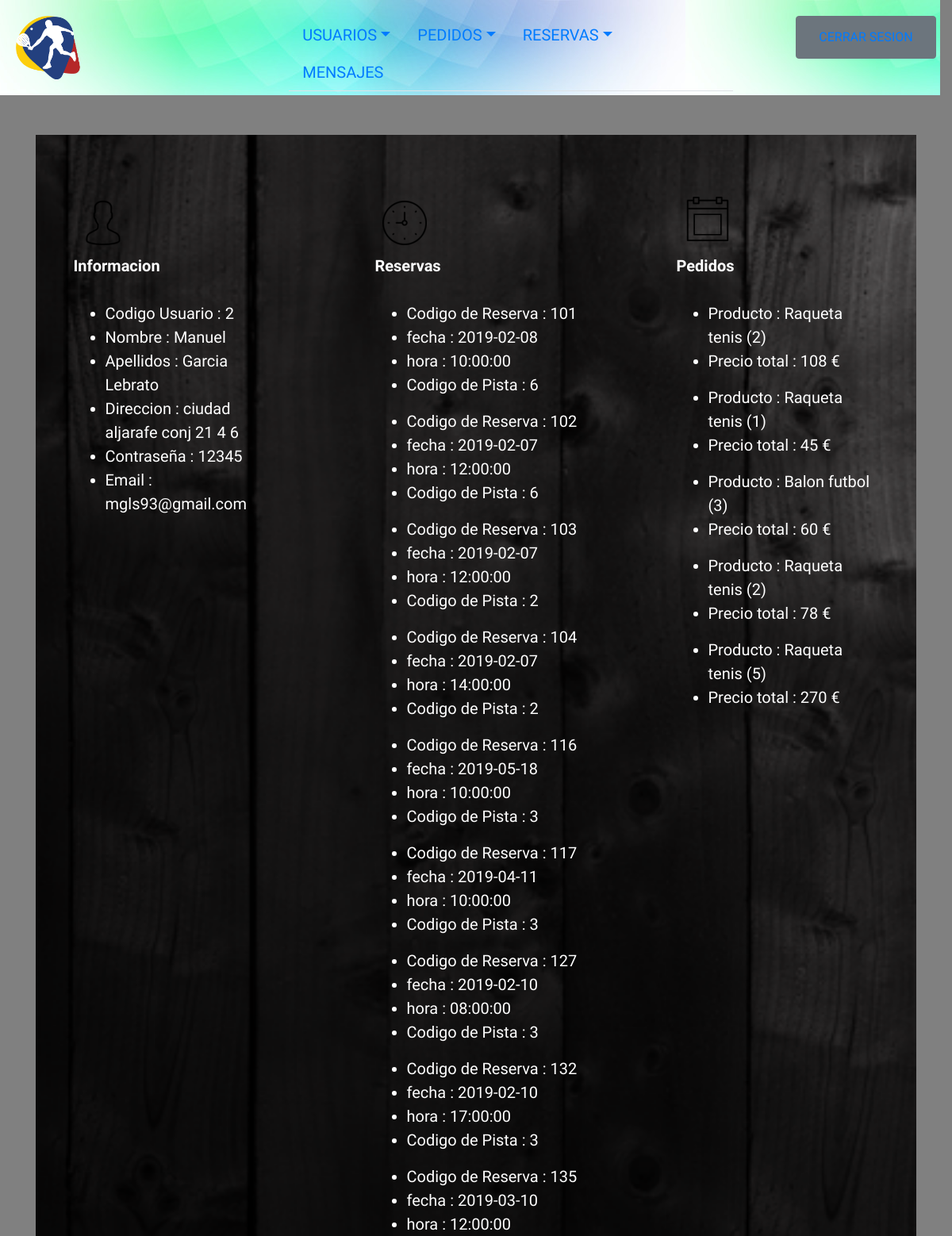
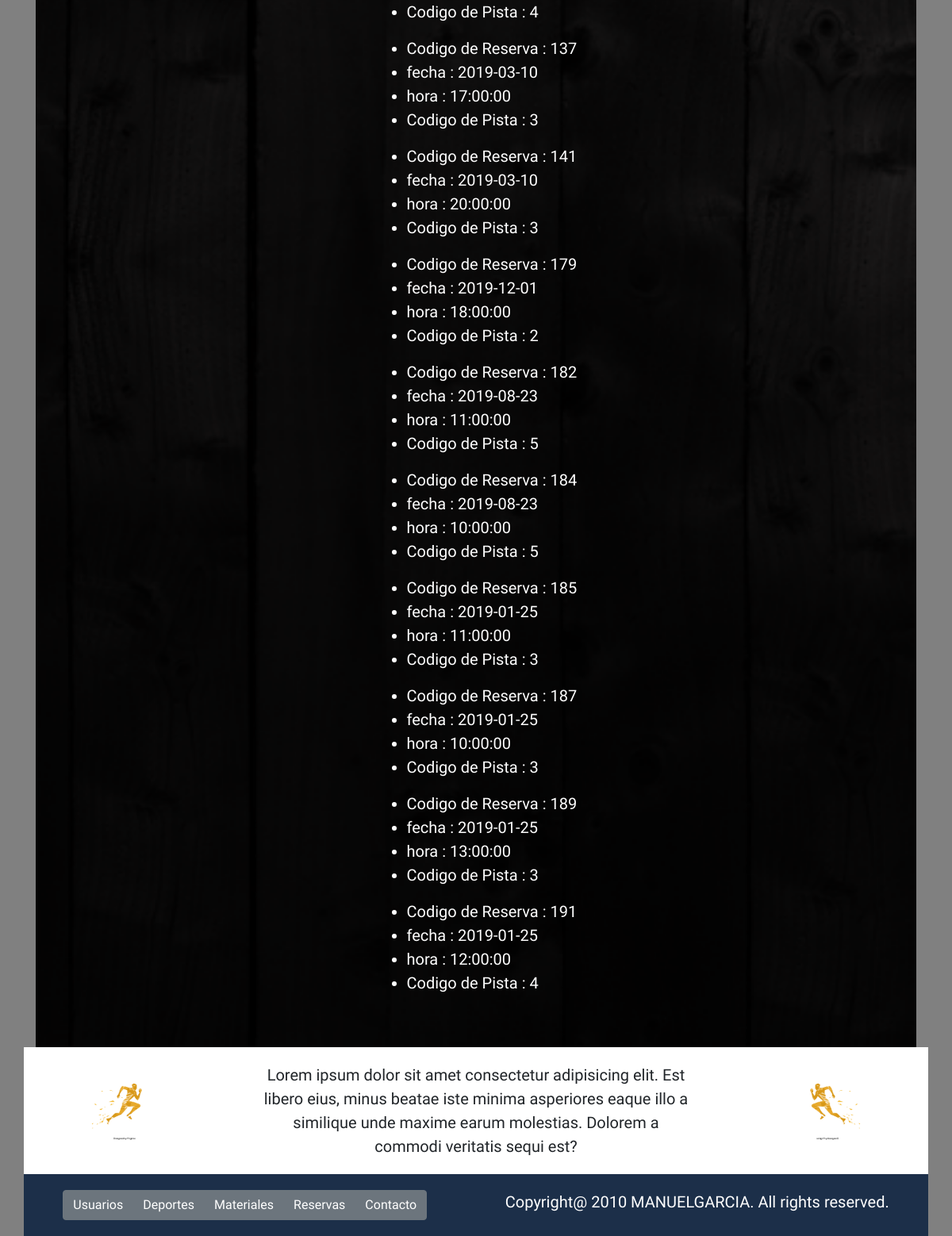
The page /principal.php (signed in) on the database its author committed (2 pictures, top to bottom).
### tables this page shows
CREATE TABLE `Usuarios` (
  `CodUsu` int(11) NOT NULL AUTO_INCREMENT,
  `Nombre` varchar(15) DEFAULT NULL,
  `Apellidos` varchar(50) DEFAULT NULL,
  `Direccion` varchar(100) DEFAULT NULL,
  `pass` varchar(5) DEFAULT NULL,
  `email` varchar(50) DEFAULT NULL,
  `tipo` varchar(5) DEFAULT NULL,
  `Nickname` varchar(20) DEFAULT NULL,
  PRIMARY KEY (`CodUsu`)
);

CREATE TABLE `Reservas` (
  `CodRes` int(11) NOT NULL AUTO_INCREMENT,
  `CodUsu` int(11) DEFAULT NULL,
  `CodPis` int(11) DEFAULT NULL,
  `fecha` date DEFAULT NULL,
  `hora` time DEFAULT NULL,
  PRIMARY KEY (`CodRes`),
  KEY `CodUsu` (`CodUsu`),
  KEY `CodPis` (`CodPis`),
  CONSTRAINT `Reservas_ibfk_1` FOREIGN KEY (`CodUsu`) REFERENCES `Usuarios` (`CodUsu`) ON DELETE CASCADE ON UPDATE CASCADE,
  CONSTRAINT `Reservas_ibfk_2` FOREIGN KEY (`CodPis`) REFERENCES `Pistas` (`CodPis`) ON DELETE CASCADE ON UPDATE CASCADE
);

CREATE TABLE `Pedidos` (
  `CodPed` int(11) NOT NULL AUTO_INCREMENT,
  `CodUsu` int(11) DEFAULT NULL,
  `CodArt` int(11) DEFAULT NULL,
  `cantidad` int(11) DEFAULT NULL,
  PRIMARY KEY (`CodPed`),
  KEY `CodUsu` (`CodUsu`),
  KEY `CodArt` (`CodArt`),
  CONSTRAINT `Pedidos_ibfk_1` FOREIGN KEY (`CodUsu`) REFERENCES `Usuarios` (`CodUsu`) ON DELETE CASCADE ON UPDATE CASCADE,
  CONSTRAINT `Pedidos_ibfk_2` FOREIGN KEY (`CodArt`) REFERENCES `Articulos` (`CodArt`) ON DELETE CASCADE ON UPDATE CASCADE
);

CREATE TABLE `Articulos` (
  `CodArt` int(11) NOT NULL AUTO_INCREMENT,
  `Nombre` varchar(15) DEFAULT NULL,
  `Marca` varchar(15) DEFAULT NULL,
  `Precio` decimal(5,2) DEFAULT NULL,
  `Stock` int(11) DEFAULT NULL,
  PRIMARY KEY (`CodArt`)
);

### principal.php (the view, shortened to what this page needs)
<!doctype html>
<html lang="en">
<head>
  <link rel="stylesheet" type="text/css" href="layoutpractica.css">
  <link rel="stylesheet" href="https://maxcdn.bootstrapcdn.com/bootstrap/4.0.0/css/bootstrap.min.css">
</head>
<body>
  <div class="container">
  <div class="row justify-content-between" id="cabecera">
    </div>
    <div class="background">
      <div class="row justify-content-around" id="tercero">
        <div id="cuadro1" class="col-md-3 "><img src="iconos/reloj.png" ><br><b>Informacion</b><br><br>
                  <?php
              $connection = new mysqli("localhost", "tf", "123456", "proyecto");
              $connection->set_charset("uft8");
                $query="select * from Usuarios where CodUsu=".$_SESSION['cod'];
              if ($result = $connection->query($query)) {
              ?>
              <?php
                  while($obj = $result->fetch_object()) {
                        echo "<ul>";
                        echo "<li>Codigo Usuario : ".$obj->CodUsu."</li>";
                        echo "<li>Nombre : ".$obj->Nombre."</li>";
                        echo "<li>Apellidos : ".$obj->Apellidos."</li>";
                        echo "<li>Direccion : ".$obj->Direccion."</li>";
                        echo "<li>Contraseña : ".$obj->pass."</li>";
                        echo "<li>Email : ".$obj->email."</li>";
                      echo "</ul>";
                  }
              }
              ?>
        </div>
        <div id="cuadro2" class="col-md-3 "><img src="iconos/diagrama.png" ><br><b>
        Reservas</b><br><br>
        <?php
                    $connection = new mysqli("localhost", "tf", "123456", "proyecto");
                    $connection->set_charset("uft8");
                      $query="select CodRes,fecha,hora,CodPis from Reservas
                      where CodUsu=".$_SESSION['cod'];
                    if ($result = $connection->query($query)) {
                    ?>
                    <?php
                        while($obj = $result->fetch_object()) {
                              echo "<ul>";
                              echo "<li>Codigo de Reserva : ".$obj->CodRes."</li>";
                              echo "<li>fecha : ".$obj->fecha."</li>";
                              echo "<li>hora : ".$obj->hora."</li>";
                              echo "<li>Codigo de Pista : ".$obj->CodPis."</li>";
                            echo "</ul>";
                        }
                    }
                    ?>
        </div>
        <div id="cuadro3" class="col-md-3 "><img src="iconos/calendario.png" ><br><b>Pedidos</b><br><br>
        <?php
                    $connection = new mysqli("localhost", "tf", "123456", "proyecto");
                    $connection->set_charset("uft8");
                      $query="select p.CodPed,p.cantidad,a.Nombre,a.Marca,a.Precio
                      from Pedidos p join Articulos a on p.CodArt=a.CodArt
                      where CodUsu=".$_SESSION['cod'];
                    if ($result = $connection->query($query)) {
                    ?>
                    <?php
                        while($obj = $result->fetch_object()) {
                              echo "<ul>";
                              echo "<li>Producto : ".$obj->Nombre." (".$obj->cantidad.")</li>";
                              echo "<li>Precio total : ".$obj->Precio*$obj->cantidad." €</li>";
                            echo "</ul>";
                        }
                    }
                    ?>
        </div>
      </div>
    </div>
    </body>
</html>

### layoutpractica.css (style rules this page uses)
* { box-sizing: border-box; }
body { padding-top: 170px; }
#cabecera { padding-top: 20px; padding-bottom: 20px; padding-left: 20px; height: 120px; width: 100%; left: 0px; top: 0px; position: fixed; background-image: url(fotos/header-1.jpg); z-index: 10; }
#tercero { color: white; padding-top: 70px; padding-bottom: 50px; }
#quinto { padding-top: 20px; padding-bottom: 20px; text-align: center; background-color: white; }
#sexto { background-color: #1c2f49; color: white; padding-top: 20px; padding-bottom: 20px; }
.background { background-image: url(fotos/bg1.png); background-repeat: no-repeat; background-size: cover; background-attachment: fixed; }
.giro { -webkit-transform: scaleX(-1); -moz-transform: scaleX(-1); transform: scaleX(-1); }

### principal.php (style rules this page uses)
body { font-family: 'Staatliches', serif; font-size: 20px; background-color: grey; }

### rows shown on the page
usuarios: CodUsu "2", Nombre "Manuel", Apellidos "Garcia Lebrato", Direccion "ciudad aljarafe conj 21 4 6", pass "12345", email "mgls93@gmail.com"
reservas: CodRes "101", fecha "2019-02-08", hora "10:00:00", CodPis "6"
reservas: CodRes "102", fecha "2019-02-07", hora "12:00:00", CodPis "6"
reservas: CodRes "103", fecha "2019-02-07", hora "12:00:00", CodPis "2"
reservas: CodRes "104", fecha "2019-02-07", hora "14:00:00", CodPis "2"
reservas: CodRes "116", fecha "2019-05-18", hora "10:00:00", CodPis "3"
reservas: CodRes "117", fecha "2019-04-11", hora "10:00:00", CodPis "3"
reservas: CodRes "127", fecha "2019-02-10", hora "08:00:00", CodPis "3"
reservas: CodRes "132", fecha "2019-02-10", hora "17:00:00", CodPis "3"
reservas: CodRes "135", fecha "2019-03-10", hora "12:00:00", CodPis "4"
reservas: CodRes "137", fecha "2019-03-10", hora "17:00:00", CodPis "3"
reservas: CodRes "141", fecha "2019-03-10", hora "20:00:00", CodPis "3"
reservas: CodRes "179", fecha "2019-12-01", hora "18:00:00", CodPis "2"
reservas: CodRes "182", fecha "2019-08-23", hora "11:00:00", CodPis "5"
reservas: CodRes "184", fecha "2019-08-23", hora "10:00:00", CodPis "5"
reservas: CodRes "185", fecha "2019-01-25", hora "11:00:00", CodPis "3"
reservas: CodRes "187", fecha "2019-01-25", hora "10:00:00", CodPis "3"
reservas: CodRes "189", fecha "2019-01-25", hora "13:00:00", CodPis "3"
reservas: CodRes "191", fecha "2019-01-25", hora "12:00:00", CodPis "4"
pedidos: CodArt.Nombre "Raqueta tenis", cantidad "2", $obj->Precio*$obj->cantidad "108"
pedidos: CodArt.Nombre "Raqueta tenis", cantidad "1", $obj->Precio*$obj->cantidad "45"
pedidos: CodArt.Nombre "Balon futbol", cantidad "3", $obj->Precio*$obj->cantidad "60"
pedidos: CodArt.Nombre "Raqueta tenis", cantidad "2", $obj->Precio*$obj->cantidad "78"
pedidos: CodArt.Nombre "Raqueta tenis", cantidad "5", $obj->Precio*$obj->cantidad "270"
